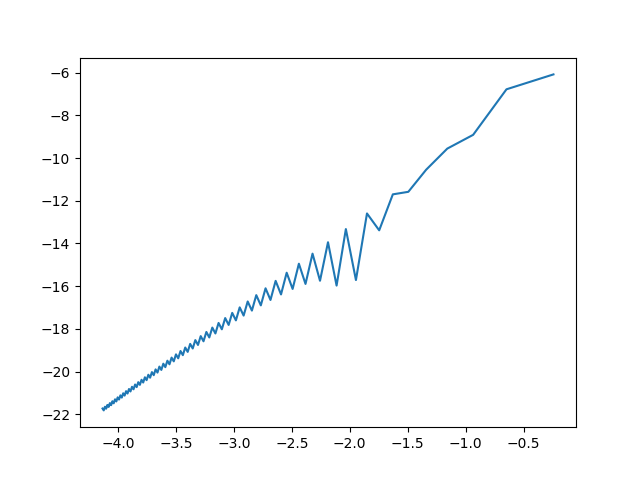

This chart was generated by the following Python code:
# -*- coding: utf-8 -*-

import numpy as np
import matplotlib.pyplot as plt


def simpson(N, a, b, func):
    points, h = np.linspace(a, b, num=N, retstep=True)
    n_slices = (N - 1) / 2
    slices = make_slices(n_slices, points)  # slices with 3 points
    integral = 0
    for idx, slice in enumerate(slices):

        # if N is even last interval must be treated differently
        if (N % 2) == 0 and idx == (len(slices) - 1):
            single_area = (
                h / 12 * (5 * func(slice[2]) + 8 * func(slice[1]) - func(slice[0]))
            )
        else:
            single_area = h / 3 * (func(slice[0]) + 4 * func(slice[1]) + func(slice[2]))
        integral += single_area
    return integral, h


def make_slices(n, points):
    slices = []
    for idx in range(len(points)):
        if (idx % 2) == 0 and idx != 0:
            slices += [points[idx - 2 : idx + 1]]
        # add last slice if it is an odd number
        if idx == (len(points) - 1) and len(slices) != n:
            slices += [points[idx - 2 : idx + 1]]
    return slices


def plot_diviation(simp_result, analytical, h):
    diviation = []
    for result in simp_result:
        diviation += [np.abs(analytical - result)]

    plt.plot(np.log(h), np.log(diviation))
    plt.savefig("simpson.png")


function = np.sin
int_list = []
h_list = []
a = 0
b = np.pi / 2
n = 100

for i in range(3, n):
    integral, h = simpson(i, a, b, function)
    h_list.append(h)
    int_list.append(integral)
plot_diviation(int_list, 1, h_list)

print(integral, h)
